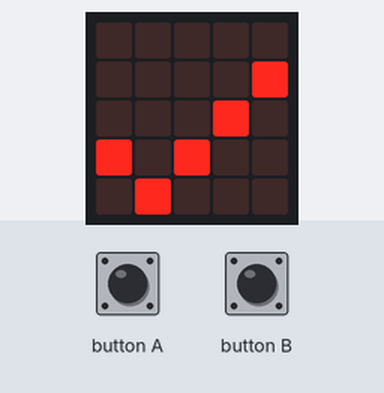
Simulated run of this program. Board: BBC micro:bit (MakeCode). Shown: the board's 5×5 LED display. Inputs (shaded band) come from the test bench.

Above: at 1.8 s.
1.9 s: button A pressed for 0.15 s
At 2.3 s:
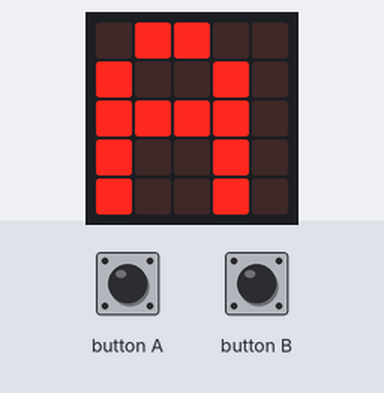
At 3.9 s:
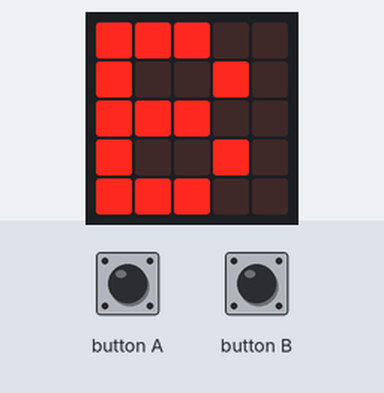
5.0 s: button B pressed for 0.15 s
At 12.9 s:
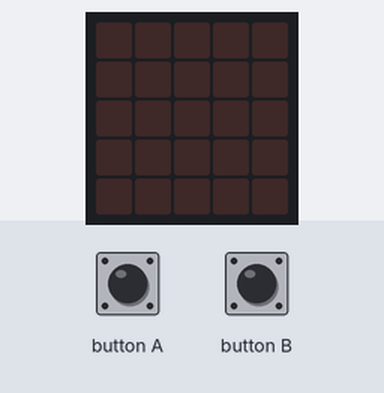
Timing chart, 0 to 14.4 s (numbered marks = the images above; inputs shaded):
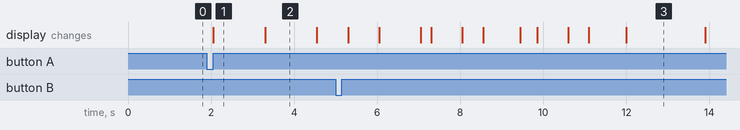

Measured:
- after the input at 1.9 s, the display: changes after 0.15 s (image 1)
- after the input at 5.0 s, the display: first changes after 0.30 s (image 3 shows a later state)
- what the display in image 1 shows lasts 1.2 s, from 2.1 s to 3.3 s

The program:

main.ts
```typescript
input.onButtonPressed(Button.A, function () {
    for (let index = 0; index <= anz_bst; index++) {
        basic.showString("" + (liste_buchstaben[index]))
        basic.pause(500)
    }
    basic.showIcon(IconNames.Yes)
})
input.onButtonPressed(Button.B, function () {
    for (let index2 = 0; index2 <= anz_bst; index2++) {
        basic.showString("" + (liste_buchstaben[index2]))
        basic.pause(1000)
        basic.clearScreen()
        basic.pause(1000)
        morsecode = liste_morsecodes[index2]
        for (let index3 = 0; index3 <= morsecode.length - 1; index3++) {
            morseteil = morsecode.charAt(index3)
            if (morseteil == "-") {
                basic.showLeds(`
                    . . . . .
                    . . . . .
                    # # # # #
                    . . . . .
                    . . . . .
                    `)
            } else {
                basic.showLeds(`
                    . . . . .
                    . . . . .
                    . . # . .
                    . . . . .
                    . . . . .
                    `)
            }
            basic.pause(1000)
            basic.showLeds(`
                . . . . .
                . . . . .
                . . . . .
                . . . . .
                . . . . .
                `)
            basic.pause(500)
        }
        basic.pause(1000)
    }
    basic.showIcon(IconNames.Yes)
})
let morseteil = ""
let morsecode = ""
let anz_bst = 0
let liste_morsecodes: string[] = []
let liste_buchstaben: string[] = []
basic.showIcon(IconNames.Yes)
liste_buchstaben = [
"A",
"B",
"C",
"D",
"E",
"F",
"G"
]
liste_morsecodes = [
".-",
"-...",
"-.-.",
"-..",
".",
"..-.",
"--."
]
anz_bst = liste_buchstaben.length - 1
```

test.ts
```typescript
// Hier kann man Tests durchführen; diese Datei wird nicht kompiliert, wenn dieses Paket als Erweiterung verwendet wird.
```
